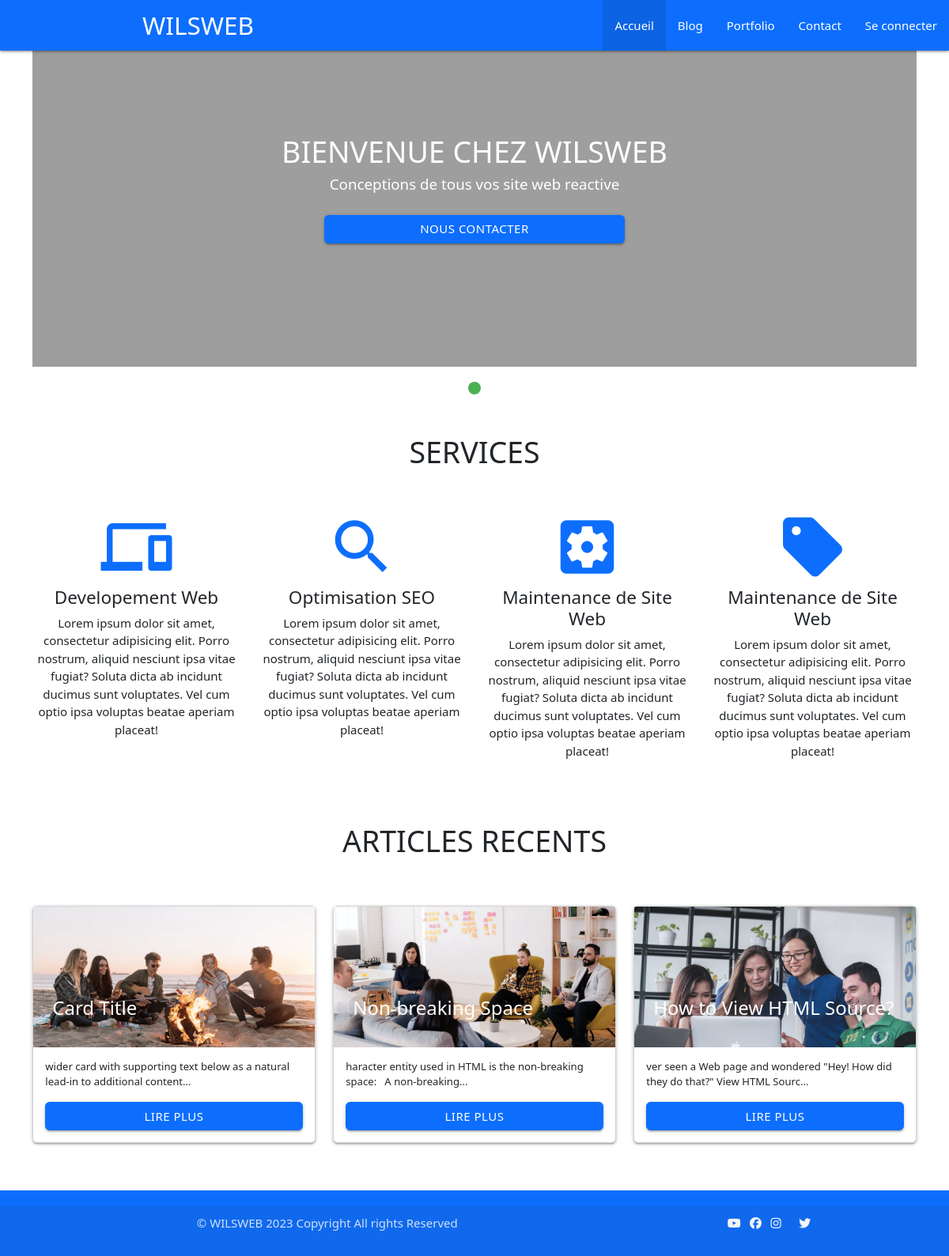
The page / on the database its author committed.
### tables this page shows
CREATE TABLE `post` (
  `id` int(11) NOT NULL,
  `title` varchar(300) NOT NULL,
  `description` text NOT NULL,
  `image` varchar(300) NOT NULL,
  `public` varchar(7) NOT NULL
);

### controller/home.controller.php (called while the page is built)
<?php
include 'model/home.model.php';
    $listHomePosts = listHomePosts();

### pages/home.php (the view, shortened to what this page needs)
<?php
include("controller/home.controller.php");
?>
<div class="slider">
  <ul class="slides">
    <li>
      <img src="pages/img/cover.png" alt="">
      <div class="caption div" id="index-banner">
        <div class="container">
          <br><br>
          <h1 class="header center text-white">BIENVENUE CHEZ WILSWEB</h1>
          <div class="row center">
            <h5 class="header col s12 light text-white">Conceptions de tous vos site web reactive</h5>
          </div>
          <div class="row center col-sm-6 col-md-6 col-lg-6 mx-auto">
            <a href="index.php?page=contact" target="_blank" class="btn center text-white waves-effect waves-light bg-primary">Nous Contacter</a>
          </div>
          <br><br>
        </div>
      </div>
    </li>
  </ul>
</div>
<div class="row">
  <h1 class="center pt-5 pb-5 ">SERVICES</h1>
  <article class="col-sm-6 col-md-6 col-lg-3 d-block center-align">
    <i class="material-icons  large text-primary">devices</i>
    <h4 class="">Developement Web</h4>
    <p>Lorem ipsum dolor sit amet, consectetur adipisicing elit. Porro nostrum, aliquid nesciunt ipsa vitae fugiat?
      Soluta dicta ab incidunt ducimus sunt voluptates. Vel cum optio ipsa voluptas beatae aperiam placeat!</p>
  </article>
  <article class="col-sm-6 col-md-6 col-lg-3 d-block center-align">
    <i class="material-icons  darken-4 large text-primary">search</i>
    <h4 class="">Optimisation SEO</h4>
    <p>Lorem ipsum dolor sit amet, consectetur adipisicing elit. Porro nostrum, aliquid nesciunt ipsa vitae fugiat?
      Soluta dicta ab incidunt ducimus sunt voluptates. Vel cum optio ipsa voluptas beatae aperiam placeat!</p>
  </article>
  <article class="col-sm-6 col-md-6 col-lg-3 d-block center-align">
    <i class="material-icons  darken-4 large text-primary">settings_applications</i>
    <h4 class="">Maintenance de Site Web</h4>
    <p>Lorem ipsum dolor sit amet, consectetur adipisicing elit. Porro nostrum, aliquid nesciunt ipsa vitae fugiat?
      Soluta dicta ab incidunt ducimus sunt voluptates. Vel cum optio ipsa voluptas beatae aperiam placeat!</p>
  </article>
  <article class="col-sm-6 col-md-6 col-lg-3 d-block center-align">
    <i class="material-icons  darken-4 large text-primary">sell</i>
    <h4 class="">Maintenance de Site Web</h4>
    <p>Lorem ipsum dolor sit amet, consectetur adipisicing elit. Porro nostrum, aliquid nesciunt ipsa vitae fugiat?
      Soluta dicta ab incidunt ducimus sunt voluptates. Vel cum optio ipsa voluptas beatae aperiam placeat!</p>
  </article>
</div>
<div class="row">
  <h1 class="center  pt-5 pb-5">ARTICLES RECENTS</h1>
  <?php foreach ($listHomePosts as $listHomePost) : ?>
    <div class="col-sm-12 col-md-4 col-lg-4 d-block">
      <div class="card small">
        <div class="card-image">
          <img src="admin/img/<?= $listHomePost['image'] ?>" class="img-fluid">
          <span class="card-title">
            <?= $listHomePost['title'] ?>
          </span>
        </div>
        <div class="card-body d-grid">
          <p class="card-text">
          </p>
          <a href="index.php?page=view&id=<?= $listHomePost['id'] ?>&image=<?= $listHomePost['image'] ?>&title=<?= $listHomePost['title'] ?>&desc=<?= $listHomePost['description'] ?>" class="btn btn-primary">Lire
            Plus</a>
        </div>
      </div>
    </div>
  <?php endforeach; ?>
</div>

### model/home.model.php (shortened to what this page needs)
<?php
include("config/main.inc.php");
function listHomePosts(){
        global $cnx;
        $sql = "SELECT * FROM post ORDER BY id DESC limit 3";
        $req = $cnx->query($sql) or die(print_r($cnx->errorInfo( )));
        $posts = [];
        while($rows = $req->fetch()){
        $posts[] = $rows;
        }
        return $posts;
}
function strlHome($post){
        $post = substr($post, 10, 80) .'...';
        echo $post;
}

### rows shown on the page
post: image (picture), title "Card Title", description "wider card with supporting text below as a natural lead-in to additional content..."
post: image (picture), title "Non-breaking Space", description "haracter entity used in HTML is the non-breaking space: A non-breaking..."
post: image (picture), title "How to View HTML Source?", description "ver seen a Web page and wondered \"Hey! How did they do that?\" View HTML Sourc..."
